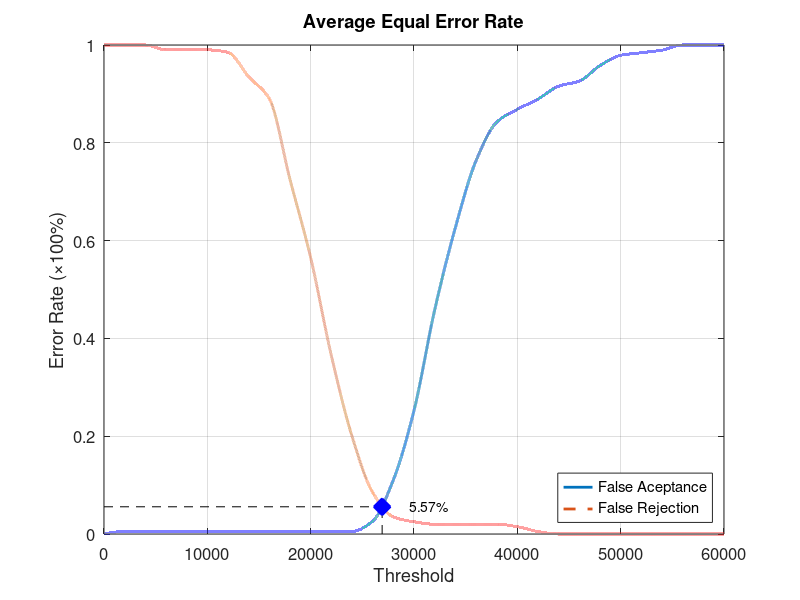
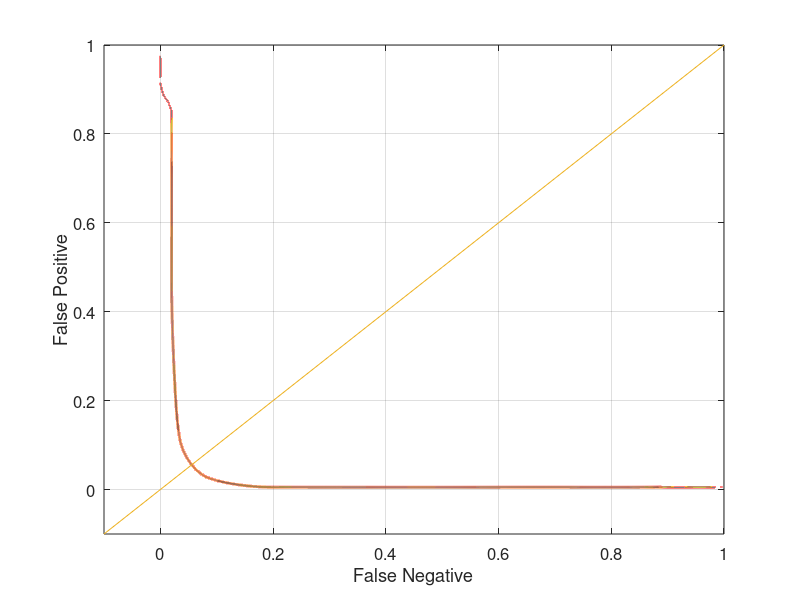

Here is the MATLAB script that generated these plots, in order:
function yEER = Database3_1
close all;
clear;
clc;
x = 0:2000:60000;
xq = 0:0.5:60000;

y0 = [0 0.00526316 0.00526316 0.00526316 0.00526316 0.00526316 0.00526316 0.00526316 0.00526316 0.00526316 0.00526316 0.00526316 0.00526316 0.0263158 0.110526 0.252632 0.457895 0.626316 0.763158 0.842105 0.868421 0.889474 0.915789 0.926316 0.957895 0.978947 0.984211 0.989474 1 1 1];
yy0 = interp1(x, y0, xq, 'pchip');
y1 = [1 1 1 0.99 0.99 0.99 0.985 0.935 0.89 0.725 0.565 0.365 0.2 0.085 0.035 0.025 0.02 0.02 0.02 0.02 0.015 0.005 0 0 0 0 0 0 0 0 0];
yy1 = interp1(x, y1, xq, 'pchip');

% Calculating EER: 
y2 = abs(y0 - y1);
find(y2 == min(y2))
yy2 = abs(yy0 - yy1);
xEER = find(yy2 == min(yy2));
xEERIndex = xq(xEER) % X-axis EER
yEER = yy0(xEER) % Y-axis EER

main = figure
plot(xq, yy0,'-','LineWidth', 2);	hold on
plot(xq, yy1,'--','LineWidth', 2);	hold on
plot([xEERIndex xEERIndex], [0 yEER], 'k--');	hold on
plot([0 xEERIndex], [yEER yEER], 'k--');	hold on
plot(xEERIndex, yEER, 'bx', 'LineWidth', 10);	hold on
text(xEERIndex + 10 * xEERIndex / 100, yEER, [num2str(round((10000 * yEER)) / 100) '%'])
legend('False Aceptance', 'False Rejection', 'Location', 'SouthEast')
xlabel('Threshold')
ylabel('Error Rate (\times100%)')
title('Average Equal Error Rate')
set(gca, 'FontSize', 12)
axis([0 60000 0 1])
grid on

print(main, 'Database3_1Main', '-dpng');
FNRxFPR = figure('Color', [1 1 1]);
plot(yy1, yy0, '-', yy1, yy0, 'LineWidth', 2);
hold on
y = -0.1:0.1:1
plot(y, y); 
set(gca, 'FontSize', 12)
xlabel('False Negative')
ylabel('False Positive')
axis([-0.1 1 -0.1 1])
set(gca, 'FontSize', 12)
grid on

print(FNRxFPR, 'Database3_1FNRxFPR','-dpng');
end
